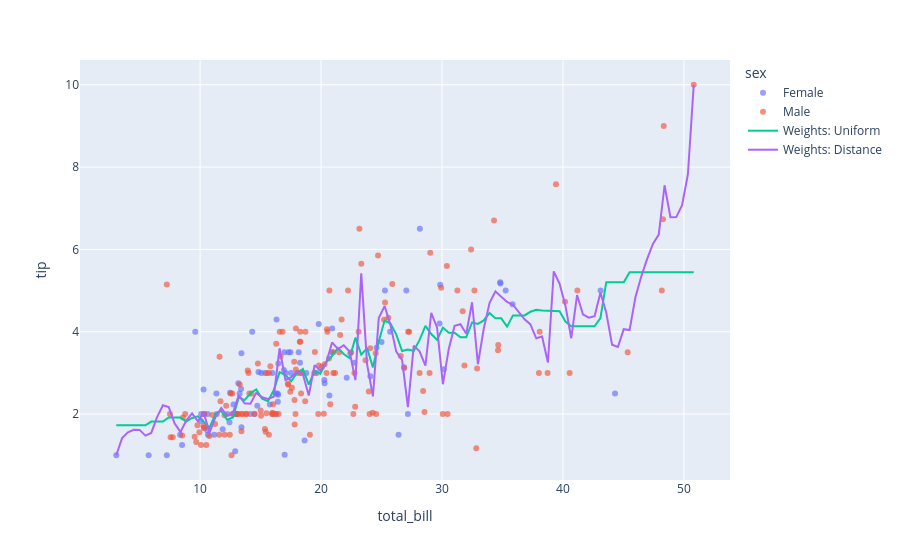
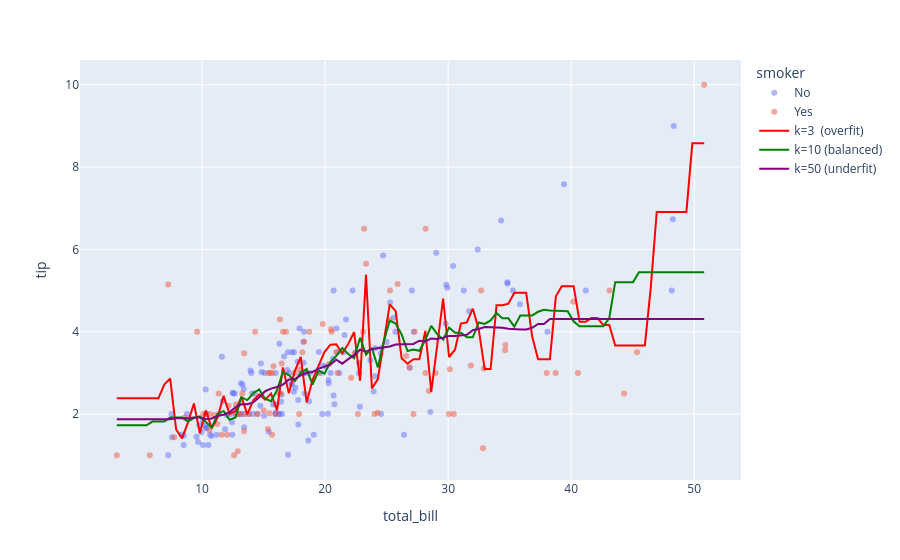

The notebook cell saved with these charts, in order:
### Markdown cell above
### Comparing Different kNN Model Parameters

k was changed from 10 to 3, and a third model with k = 50 was added. The line with k = 3 became wiggled and followed individual points, a sign of overfitting. The line with k = 50 became overly smooth, a sign of underfitting.

### Code cell
# Original code

df = px.data.tips()
X = df.total_bill.values.reshape(-1, 1)
x_range = np.linspace(X.min(), X.max(), 100)

    # Model #1
knn_dist = KNeighborsRegressor(10, weights='distance')
knn_dist.fit(X, df.tip)
y_dist = knn_dist.predict(x_range.reshape(-1, 1))

    # Model #2
knn_uni = KNeighborsRegressor(10, weights='uniform')
knn_uni.fit(X, df.tip)
y_uni = knn_uni.predict(x_range.reshape(-1, 1))

fig = px.scatter(df, x='total_bill', y='tip', color='sex', opacity=0.65)
fig.add_traces(go.Scatter(x=x_range, y=y_uni, name='Weights: Uniform'))
fig.add_traces(go.Scatter(x=x_range, y=y_dist, name='Weights: Distance'))
fig.show()

# Altered code

df = px.data.tips()
X = df.total_bill.values.reshape(-1, 1)
x_range = np.linspace(X.min(), X.max(), 100)

knn_3 = KNeighborsRegressor(3, weights='uniform')   # changed: k=3 (overfit)
knn_3.fit(X, df.tip)
y_3 = knn_3.predict(x_range.reshape(-1, 1))

knn_10 = KNeighborsRegressor(10, weights='uniform')
knn_10.fit(X, df.tip)
y_10 = knn_10.predict(x_range.reshape(-1, 1))

knn_50 = KNeighborsRegressor(50, weights='uniform')  # changed: k=50 (underfit)
knn_50.fit(X, df.tip)
y_50 = knn_50.predict(x_range.reshape(-1, 1))

fig = px.scatter(df, x='total_bill', y='tip', color='smoker', opacity=0.5)  # changed: color='smoker'
fig.add_traces(go.Scatter(x=x_range, y=y_3,  name='k=3  (overfit)',  line=dict(color='red')))
fig.add_traces(go.Scatter(x=x_range, y=y_10, name='k=10 (balanced)', line=dict(color='green')))
fig.add_traces(go.Scatter(x=x_range, y=y_50, name='k=50 (underfit)', line=dict(color='purple')))
fig.show()
